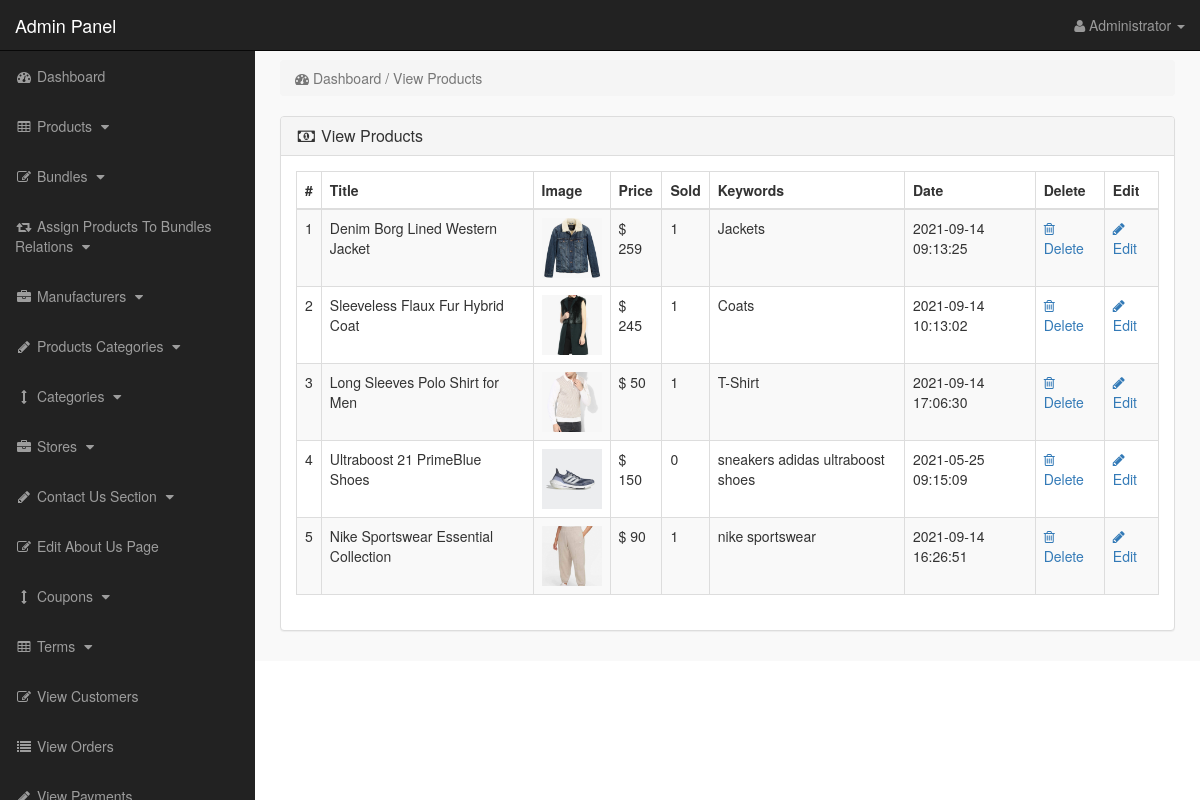
/admin_area/index.php?view_products (signed in), run on the app's committed database.
### tables this page shows
CREATE TABLE `products` (
  `product_id` int(10) NOT NULL,
  `p_cat_id` int(10) NOT NULL,
  `cat_id` int(10) NOT NULL,
  `manufacturer_id` int(10) NOT NULL,
  `date` timestamp NOT NULL DEFAULT current_timestamp() ON UPDATE current_timestamp(),
  `product_title` text NOT NULL,
  `product_url` text NOT NULL,
  `product_img1` text NOT NULL,
  `product_img2` text NOT NULL,
  `product_img3` text NOT NULL,
  `product_price` int(10) NOT NULL,
  `product_psp_price` int(100) NOT NULL,
  `product_desc` text NOT NULL,
  `product_features` text NOT NULL,
  `product_video` text NOT NULL,
  `product_keywords` text NOT NULL,
  `product_label` text NOT NULL,
  `status` varchar(255) NOT NULL
);

### admin_area/view_products.php (the view)
<?php
if(!isset($_SESSION['admin_email'])){
echo "<script>window.open('login.php','_self')</script>";
}
else {
?>
<div class="row">
<div class="col-lg-12" >
<ol class="breadcrumb" >
<li class="active" >
<i class="fa fa-dashboard"></i> Dashboard / View Products
</li>
</ol>
</div>
</div>
<div class="row" >
<div class="col-lg-12" >
<div class="panel panel-default" >
<div class="panel-heading" >
<h3 class="panel-title" >
<i class="fa fa-money fa-fw" ></i> View Products
</h3>
</div>
<div class="panel-body" >
<div class="table-responsive" >
<table class="table table-bordered table-hover table-striped" >
<thead>
<tr>
<th>#</th>
<th>Title</th>
<th>Image</th>
<th>Price</th>
<th>Sold</th>
<th>Keywords</th>
<th>Date</th>
<th>Delete</th>
<th>Edit</th>
</tr>
</thead>
<tbody>
<?php
$i = 0;
$get_pro = "select * from products where status='product'";
$run_pro = mysqli_query($con,$get_pro);
while($row_pro=mysqli_fetch_array($run_pro)){
$pro_id = $row_pro['product_id'];
$pro_title = $row_pro['product_title'];
$pro_image = $row_pro['product_img1'];
$pro_price = $row_pro['product_price'];
$pro_keywords = $row_pro['product_keywords'];
$pro_date = $row_pro['date'];
$i++;
?>
<tr>
<td><?php echo $i; ?></td>
<td><?php echo $pro_title; ?></td>
<td><img src="product_images/<?php echo $pro_image; ?>" width="60" height="60"></td>
<td>$ <?php echo $pro_price; ?></td>
<td>
<?php
$get_sold = "select * from pending_orders where product_id='$pro_id'";
$run_sold = mysqli_query($con,$get_sold);
$count = mysqli_num_rows($run_sold);
echo $count;
?>
</td>
<td> <?php echo $pro_keywords; ?> </td>
<td><?php echo $pro_date; ?></td>
<td>
<a href="index.php?delete_product=<?php echo $pro_id; ?>">
<i class="fa fa-trash-o"> </i> Delete
</a>
</td>
<td>
<a href="index.php?edit_product=<?php echo $pro_id; ?>">
<i class="fa fa-pencil"> </i> Edit
</a>
</td>
</tr>
<?php } ?>
</tbody>
</table>
</div>
</div>
</div>
</div>
</div>
<?php } ?>

### admin_area/includes/sidebar.php (shortened to what this page needs)
<?php
if(!isset($_SESSION['admin_email'])){
echo "<script>window.open('login.php','_self')</script>";
}
else {
?>
<nav class="navbar navbar-inverse navbar-fixed-top" >
<div class="navbar-header" >
<a class="navbar-brand" href="index.php?dashboard" >Admin Panel</a>
</div>
<ul class="nav navbar-right top-nav" >
<li class="dropdown" >
<a href="#" class="dropdown-toggle" data-toggle="dropdown" >
<i class="fa fa-user" ></i>
<?php echo $admin_name; ?> <b class="caret" ></b>
</a>
</li>
</ul>
<div class="collapse navbar-collapse navbar-ex1-collapse">
<ul class="nav navbar-nav side-nav">
<li>
<a href="index.php?dashboard">
<i class="fa fa-fw fa-dashboard"></i> Dashboard
</a>
</li>
<li>
<a href="#" data-toggle="collapse" data-target="#products">
<i class="fa fa-fw fa-table"></i> Products
<i class="fa fa-fw fa-caret-down"></i>
</a>
</li>
<li>
<a href="#" data-toggle="collapse" data-target="#bundles">
<i class="fa fa-fw fa-edit"></i> Bundles
<i class="fa fa-fw fa-caret-down"></i>
</a>
</li>
<li>
<a href="#" data-toggle="collapse" data-target="#relations">
<i class="fa fa-fw fa-retweet"></i> Assign Products To Bundles Relations
<i class="fa fa-fw fa-caret-down"></i>
</a>
</li>
<li>
<a href="#" data-toggle="collapse" data-target="#manufacturers">
<i class="fa fa-fw fa-briefcase"></i> Manufacturers
<i class="fa fa-fw fa-caret-down"></i>
</a>
</li>
<li>
<a href="#" data-toggle="collapse" data-target="#p_cat">
<i class="fa fa-fw fa-pencil"></i> Products Categories
<i class="fa fa-fw fa-caret-down"></i>
</a>
</li>
<li>
<a href="#" data-toggle="collapse" data-target="#cat">
<i class="fa fa-fw fa-arrows-v"></i> Categories
<i class="fa fa-fw fa-caret-down"></i>
</a>
</li>
<li>
<a href="#" data-toggle="collapse" data-target="#store">
<i class="fa fa-fw fa-briefcase"></i> Stores
<i class="fa fa-fw fa-caret-down"></i>
</a>
</li>
<li>
<a href="#" data-toggle="collapse" data-target="#contact_us">
<i class="fa fa-fw fa-pencil"> </i> Contact Us Section
<i class="fa fa-fw fa-caret-down"></i>
</a>
</li>
<li>
<a href="index.php?edit_about_us">
<i class="fa fa-fw fa-edit"></i> Edit About Us Page
</a>
</li>
<li>
<a href="#" data-toggle="collapse" data-target="#coupons">
<i class="fa fa-fw fa-arrows-v"></i> Coupons
<i class="fa fa-fw fa-caret-down"></i>
</a>
</li>
<li>
<a href="#" data-toggle="collapse" data-target="#terms" >
<i class="fa fa-fw fa-table"></i> Terms
<i class="fa fa-fw fa-caret-down"></i>
</a>
</li>
<li>
<a href="index.php?view_customers">
<i class="fa fa-fw fa-edit"></i> View Customers
</a>
</li>
<li>
<a href="index.php?view_orders">
<i class="fa fa-fw fa-list"></i> View Orders
</a>
</li>
<li>
<a href="index.php?view_payments">
<i class="fa fa-fw fa-pencil"></i> View Payments
</a>
</li>
</ul>
</div>
</nav>
<?php } ?>

### admin_area/css/style.css (style rules this page uses)
body { margin-top:100px; }
@media (min-width: 768px) { body { margin-top:50px; } }
.top-nav { padding:0 15px; }
.top-nav>li { display:inline-block; float:left; }
.top-nav>li>a { padding-top:15px; padding-bottom:15px; line-height:20px; color:#999; }
@media (min-width: 768px) { .side-nav { position:fixed; top:51px; width:255px; border-radius:0; overflow-y:auto; background-color: #222; bottom:0; overflow-x:hidden; padding-bottom:40px; } }
@media (min-width: 768px) { .side-nav>li>a { width:255px; } }
.panel-body { border-radius:5px; }

### data on the page
products: product_title "Denim Borg Lined Western Jacket", product_img1 (picture), product_price "259", count "1", product_keywords "Jackets", date "2021-09-14 09:13:25"
products: product_title "Sleeveless Flaux Fur Hybrid Coat", product_img1 (picture), product_price "245", count "1", product_keywords "Coats", date "2021-09-14 10:13:02"
products: product_title "Long Sleeves Polo Shirt for Men", product_img1 (picture), product_price "50", count "1", product_keywords "T-Shirt", date "2021-09-14 17:06:30"
products: product_title "Ultraboost 21 PrimeBlue Shoes", product_img1 (picture), product_price "150", count "0", product_keywords "sneakers adidas ultraboost shoes", date "2021-05-25 09:15:09"
products: product_title "Nike Sportswear Essential Collection", product_img1 (picture), product_price "90", count "1", product_keywords "nike sportswear", date "2021-09-14 16:26:51"

### other printed values
$admin_name "Administrator"
